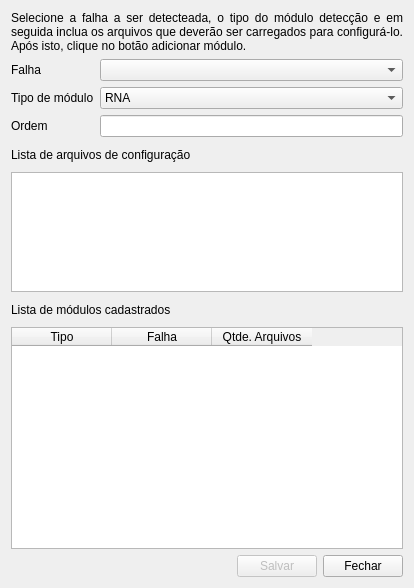
<?xml version="1.0" encoding="UTF-8"?>
<ui version="4.0">
 <class>ConfigModulos</class>
 <widget class="QDialog" name="ConfigModulos">
  <property name="geometry">
   <rect>
    <x>0</x>
    <y>0</y>
    <width>414</width>
    <height>588</height>
   </rect>
  </property>
  <property name="windowTitle">
   <string>Configuração das falhas do sistema</string>
  </property>
  <layout class="QGridLayout" name="gridLayout">
   <item row="0" column="0" colspan="2">
    <widget class="QLabel" name="label_4">
     <property name="text">
      <string>Selecione a falha a ser detecteada, o tipo do módulo detecção e em seguida inclua os arquivos que deverão ser carregados para configurá-lo. Após isto, clique no botão adicionar módulo.</string>
     </property>
     <property name="alignment">
      <set>Qt::AlignJustify|Qt::AlignVCenter</set>
     </property>
     <property name="wordWrap">
      <bool>true</bool>
     </property>
    </widget>
   </item>
   <item row="1" column="0">
    <widget class="QLabel" name="label_7">
     <property name="sizePolicy">
      <sizepolicy hsizetype="Fixed" vsizetype="Preferred">
       <horstretch>0</horstretch>
       <verstretch>0</verstretch>
      </sizepolicy>
     </property>
     <property name="text">
      <string>Falha</string>
     </property>
    </widget>
   </item>
   <item row="1" column="1" rowspan="3">
    <layout class="QVBoxLayout" name="verticalLayout_2">
     <item>
      <widget class="QComboBox" name="falhas">
       <property name="toolTip">
        <string>Local da falha</string>
       </property>
      </widget>
     </item>
     <item>
      <widget class="QComboBox" name="tipos">
       <property name="toolTip">
        <string>Local da falha</string>
       </property>
       <item>
        <property name="text">
         <string>RNA</string>
        </property>
       </item>
       <item>
        <property name="text">
         <string>Fuzzy</string>
        </property>
       </item>
       <item>
        <property name="text">
         <string>Estatístico</string>
        </property>
       </item>
       <item>
        <property name="text">
         <string>Personalizado</string>
        </property>
       </item>
      </widget>
     </item>
     <item>
      <widget class="QLineEdit" name="ordem"/>
     </item>
    </layout>
   </item>
   <item row="2" column="0">
    <widget class="QLabel" name="label_6">
     <property name="sizePolicy">
      <sizepolicy hsizetype="Fixed" vsizetype="Preferred">
       <horstretch>0</horstretch>
       <verstretch>0</verstretch>
      </sizepolicy>
     </property>
     <property name="text">
      <string>Tipo de módulo</string>
     </property>
    </widget>
   </item>
   <item row="3" column="0">
    <widget class="QLabel" name="label_ordem">
     <property name="sizePolicy">
      <sizepolicy hsizetype="Fixed" vsizetype="Preferred">
       <horstretch>0</horstretch>
       <verstretch>0</verstretch>
      </sizepolicy>
     </property>
     <property name="text">
      <string>Ordem</string>
     </property>
    </widget>
   </item>
   <item row="5" column="0" colspan="2">
    <layout class="QHBoxLayout" name="horizontalLayout_2">
     <item>
      <widget class="QLabel" name="label_5">
       <property name="text">
        <string>Lista de arquivos de configuração</string>
       </property>
      </widget>
     </item>
     <item>
      <spacer name="horizontalSpacer_4">
       <property name="orientation">
        <enum>Qt::Horizontal</enum>
       </property>
       <property name="sizeHint" stdset="0">
        <size>
         <width>198</width>
         <height>20</height>
        </size>
       </property>
      </spacer>
     </item>
     <item>
      <widget class="QToolButton" name="adicionar_arq">
       <property name="toolTip">
        <string>Adicionar arquivo</string>
       </property>
       <property name="icon">
        <iconset resource="../imgs/imgs.qrc">
         <normaloff>:/imgs/abrir.png</normaloff>:/imgs/abrir.png</iconset>
       </property>
       <property name="autoRaise">
        <bool>true</bool>
       </property>
      </widget>
     </item>
     <item>
      <widget class="QToolButton" name="remover_arq">
       <property name="toolTip">
        <string>Remover arquivo</string>
       </property>
       <property name="icon">
        <iconset resource="../imgs/imgs.qrc">
         <normaloff>:/imgs/cancelar.png</normaloff>:/imgs/cancelar.png</iconset>
       </property>
       <property name="autoRaise">
        <bool>true</bool>
       </property>
      </widget>
     </item>
     <item>
      <widget class="QToolButton" name="subir_arq">
       <property name="toolTip">
        <string>Subir arquivo na lista</string>
       </property>
       <property name="icon">
        <iconset resource="../imgs/imgs.qrc">
         <normaloff>:/imgs/mover_para_cima.png</normaloff>:/imgs/mover_para_cima.png</iconset>
       </property>
       <property name="autoRaise">
        <bool>true</bool>
       </property>
      </widget>
     </item>
     <item>
      <widget class="QToolButton" name="descer_arq">
       <property name="toolTip">
        <string>Descer arquivo na lista</string>
       </property>
       <property name="icon">
        <iconset resource="../imgs/imgs.qrc">
         <normaloff>:/imgs/mover_para_baixo.png</normaloff>:/imgs/mover_para_baixo.png</iconset>
       </property>
       <property name="autoRaise">
        <bool>true</bool>
       </property>
      </widget>
     </item>
    </layout>
   </item>
   <item row="6" column="0" colspan="2">
    <widget class="QListWidget" name="lista_arquivos">
     <property name="maximumSize">
      <size>
       <width>16777215</width>
       <height>120</height>
      </size>
     </property>
     <property name="toolTip">
      <string>Lista de arquivos a serem carregados</string>
     </property>
    </widget>
   </item>
   <item row="7" column="0" colspan="2">
    <layout class="QHBoxLayout" name="horizontalLayout_4">
     <item>
      <widget class="QLabel" name="label_3">
       <property name="text">
        <string>Lista de módulos cadastrados</string>
       </property>
      </widget>
     </item>
     <item>
      <spacer name="horizontalSpacer_3">
       <property name="orientation">
        <enum>Qt::Horizontal</enum>
       </property>
       <property name="sizeHint" stdset="0">
        <size>
         <width>153</width>
         <height>20</height>
        </size>
       </property>
      </spacer>
     </item>
     <item>
      <layout class="QHBoxLayout" name="horizontalLayout">
       <item>
        <widget class="QToolButton" name="adicionar">
         <property name="toolTip">
          <string>Adicionar módulo</string>
         </property>
         <property name="icon">
          <iconset resource="../imgs/imgs.qrc">
           <normaloff>:/imgs/adicionar.png</normaloff>:/imgs/adicionar.png</iconset>
         </property>
         <property name="autoRaise">
          <bool>true</bool>
         </property>
        </widget>
       </item>
       <item>
        <widget class="QToolButton" name="remover">
         <property name="toolTip">
          <string>Remover módulo</string>
         </property>
         <property name="icon">
          <iconset resource="../imgs/imgs.qrc">
           <normaloff>:/imgs/remover.png</normaloff>:/imgs/remover.png</iconset>
         </property>
         <property name="autoRaise">
          <bool>true</bool>
         </property>
        </widget>
       </item>
      </layout>
     </item>
    </layout>
   </item>
   <item row="8" column="0" colspan="2">
    <widget class="QTableWidget" name="modulos_cad">
     <property name="toolTip">
      <string>Módulos cadastrados</string>
     </property>
     <property name="editTriggers">
      <set>QAbstractItemView::NoEditTriggers</set>
     </property>
     <property name="tabKeyNavigation">
      <bool>false</bool>
     </property>
     <property name="selectionMode">
      <enum>QAbstractItemView::SingleSelection</enum>
     </property>
     <property name="gridStyle">
      <enum>Qt::DotLine</enum>
     </property>
     <property name="sortingEnabled">
      <bool>true</bool>
     </property>
     <attribute name="verticalHeaderVisible">
      <bool>false</bool>
     </attribute>
     <column>
      <property name="text">
       <string>Tipo</string>
      </property>
     </column>
     <column>
      <property name="text">
       <string>Falha</string>
      </property>
     </column>
     <column>
      <property name="text">
       <string>Qtde. Arquivos</string>
      </property>
     </column>
    </widget>
   </item>
   <item row="9" column="0" colspan="2">
    <layout class="QHBoxLayout" name="horizontalLayout_3">
     <item>
      <spacer name="horizontalSpacer_2">
       <property name="orientation">
        <enum>Qt::Horizontal</enum>
       </property>
       <property name="sizeHint" stdset="0">
        <size>
         <width>153</width>
         <height>20</height>
        </size>
       </property>
      </spacer>
     </item>
     <item>
      <spacer name="horizontalSpacer_5">
       <property name="orientation">
        <enum>Qt::Horizontal</enum>
       </property>
       <property name="sizeHint" stdset="0">
        <size>
         <width>153</width>
         <height>20</height>
        </size>
       </property>
      </spacer>
     </item>
     <item>
      <widget class="QPushButton" name="salvar">
       <property name="enabled">
        <bool>false</bool>
       </property>
       <property name="toolTip">
        <string>Salvar alterações</string>
       </property>
       <property name="text">
        <string>Salvar</string>
       </property>
      </widget>
     </item>
     <item>
      <widget class="QPushButton" name="fechar">
       <property name="text">
        <string>Fechar</string>
       </property>
      </widget>
     </item>
    </layout>
   </item>
  </layout>
 </widget>
 <tabstops>
  <tabstop>adicionar</tabstop>
  <tabstop>remover</tabstop>
  <tabstop>modulos_cad</tabstop>
  <tabstop>fechar</tabstop>
 </tabstops>
 <resources>
  <include location="../imgs/imgs.qrc"/>
 </resources>
 <connections>
  <connection>
   <sender>fechar</sender>
   <signal>clicked()</signal>
   <receiver>ConfigModulos</receiver>
   <slot>accept()</slot>
   <hints>
    <hint type="sourcelabel">
     <x>409</x>
     <y>571</y>
    </hint>
    <hint type="destinationlabel">
     <x>211</x>
     <y>553</y>
    </hint>
   </hints>
  </connection>
 </connections>
</ui>
